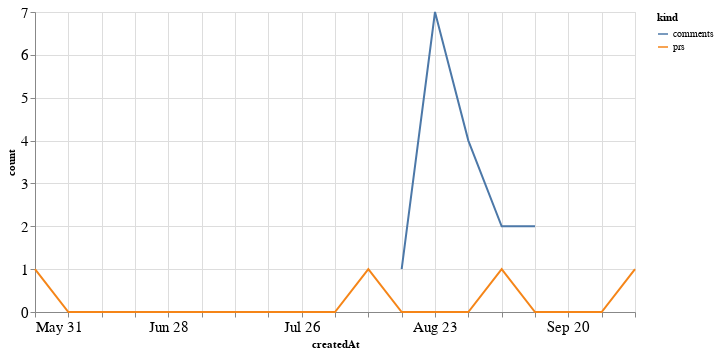

The notebook cell this image was saved under:
### Code cell
alt.Chart(total_time, width=600).mark_line().encode(
    x='createdAt',
    y='count',
    color='kind'
)

### Figure 1 — Vega-Lite specification as saved in the notebook (floating-point values rounded to 4 significant figures)
{"config": {"axisLeft": {"labelFontSize": 15}, "axisBottom": {"labelFontSize": 15}}, "data": {"name": "data-91aeff4da6598c75608e9201987cd6e6"}, "mark": "line", "encoding": {"color": {"type": "nominal", "field": "kind"}, "x": {"type": "temporal", "field": "createdAt"}, "y": {"type": "quantitative", "field": "count"}}, "width": 600, "$schema": "https://vega.github.io/schema/vega-lite/v4.8.1.json", "datasets": {"data-91aeff4da6598c75608e9201987cd6e6": [{"createdAt": "2020-05-31T00:00:00", "kind": "prs", "count": 1.0}, {"createdAt": "2020-06-07T00:00:00", "kind": "prs", "count": 0.0}, {"createdAt": "2020-06-14T00:00:00", "kind": "prs", "count": 0.0}, {"createdAt": "2020-06-21T00:00:00", "kind": "prs", "count": 0.0}, {"createdAt": "2020-06-28T00:00:00", "kind": "prs", "count": 0.0}, {"createdAt": "2020-07-05T00:00:00", "kind": "prs", "count": 0.0}, {"createdAt": "2020-07-12T00:00:00", "kind": "prs", "count": 0.0}, {"createdAt": "2020-07-19T00:00:00", "kind": "prs", "count": 0.0}, {"createdAt": "2020-07-26T00:00:00", "kind": "prs", "count": 0.0}, {"createdAt": "2020-08-02T00:00:00", "kind": "prs", "count": 0.0}, {"createdAt": "2020-08-09T00:00:00", "kind": "prs", "count": 1.0}, {"createdAt": "2020-08-16T00:00:00", "kind": "prs", "count": 0.0}, {"createdAt": "2020-08-23T00:00:00", "kind": "prs", "count": 0.0}, {"createdAt": "2020-08-30T00:00:00", "kind": "prs", "count": 0.0}, {"createdAt": "2020-09-06T00:00:00", "kind": "prs", "count": 1.0}, {"createdAt": "2020-09-13T00:00:00", "kind": "prs", "count": 0.0}, {"createdAt": "2020-09-20T00:00:00", "kind": "prs", "count": 0.0}, {"createdAt": "2020-09-27T00:00:00", "kind": "prs", "count": 0.0}, {"createdAt": "2020-10-04T00:00:00", "kind": "prs", "count": 1.0}, {"createdAt": "2020-05-31T00:00:00", "kind": "comments", "count": null}, {"createdAt": "2020-06-07T00:00:00", "kind": "comments", "count": null}, {"createdAt": "2020-06-14T00:00:00", "kind": "comments", "count": null}, {"createdAt": "2020-06-21T00:00:00", "kind": "comments", "count": null}, {"createdAt": "2020-06-28T00:00:00", "kind": "comments", "count": null}, {"createdAt": "2020-07-05T00:00:00", "kind": "comments", "count": null}, {"createdAt": "2020-07-12T00:00:00", "kind": "comments", "count": null}, {"createdAt": "2020-07-19T00:00:00", "kind": "comments", "count": null}, {"createdAt": "2020-07-26T00:00:00", "kind": "comments", "count": null}, {"createdAt": "2020-08-02T00:00:00", "kind": "comments", "count": null}, {"createdAt": "2020-08-09T00:00:00", "kind": "comments", "count": null}, {"createdAt": "2020-08-16T00:00:00", "kind": "comments", "count": 1.0}, {"createdAt": "2020-08-23T00:00:00", "kind": "comments", "count": 7.0}, {"createdAt": "2020-08-30T00:00:00", "kind": "comments", "count": 4.0}, {"createdAt": "2020-09-06T00:00:00", "kind": "comments", "count": 2.0}, {"createdAt": "2020-09-13T00:00:00", "kind": "comments", "count": 2.0}, {"createdAt": "2020-09-20T00:00:00", "kind": "comments", "count": null}, {"createdAt": "2020-09-27T00:00:00", "kind": "comments", "count": null}, {"createdAt": "2020-10-04T00:00:00", "kind": "comments", "count": null}]}}
